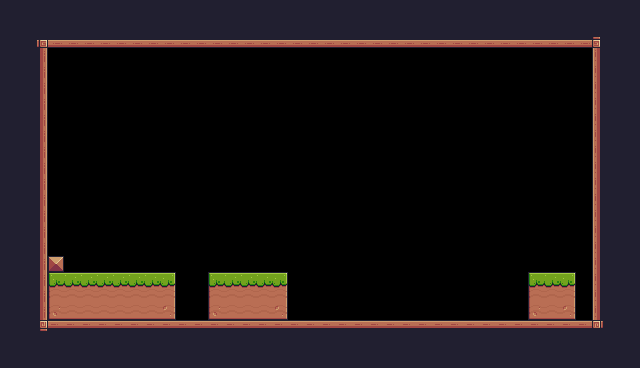

Rendered tile map (Tiled .tmx) drawn with the repository's tilesets; below, a short description and the full map source, tile grids included:
An orthogonal 40x23 tile map with 16x16 px tiles, 1 tile layer (Background) and 9 objects (Player).

<map version="1.10" tiledversion="1.10.2" orientation="orthogonal" renderorder="right-down" width="40" height="23" tilewidth="16" tileheight="16" infinite="0" nextlayerid="4" nextobjectid="31">
 <tileset firstgid="1" source="Pixel Adventure.tsx" />
 <layer id="1" name="Background" width="40" height="23">
  <properties>
   <property name="BackgroundColor" value="Blue" />
  </properties>
  <data encoding="csv">
24,24,24,24,24,24,24,24,24,24,24,24,24,24,24,24,24,24,24,24,24,24,24,24,24,24,24,24,24,24,24,24,24,24,24,24,24,24,24,24,
24,24,24,24,24,24,24,24,24,24,24,24,24,24,24,24,24,24,24,24,24,24,24,24,24,24,24,24,24,24,24,24,24,24,24,24,24,24,24,24,
24,24,92,134,134,134,134,134,134,134,134,134,134,134,134,134,134,134,134,134,134,134,134,134,134,134,134,134,134,134,134,134,134,134,134,134,134,93,24,24,
24,24,113,0,0,0,0,0,0,0,0,0,0,0,0,0,0,0,0,0,0,0,0,0,0,0,0,0,0,0,0,0,0,0,0,0,0,111,24,24,
24,24,113,0,0,0,0,0,0,0,0,0,0,0,0,0,0,0,0,0,0,0,0,0,0,0,0,0,0,0,0,0,0,0,0,0,0,111,24,24,
24,24,113,0,0,0,0,0,0,0,0,0,0,0,0,0,0,0,0,0,0,0,0,0,0,0,0,0,0,0,0,0,0,0,0,0,0,111,24,24,
24,24,113,0,0,0,0,0,0,0,0,0,0,0,0,0,0,0,0,0,0,0,0,0,0,0,0,0,0,0,0,0,0,0,0,0,0,111,24,24,
24,24,113,0,0,0,0,0,0,0,0,0,0,0,0,0,0,0,0,0,0,0,0,0,0,0,0,0,0,0,0,0,0,0,0,0,0,111,24,24,
24,24,113,0,0,0,0,0,0,0,0,0,0,0,0,0,0,0,0,0,0,0,0,0,0,0,0,0,0,0,0,0,0,0,0,0,0,111,24,24,
24,24,113,0,0,0,0,0,0,0,0,0,0,0,0,0,0,0,0,0,0,0,0,0,0,0,0,0,0,0,0,0,0,0,0,0,0,111,24,24,
24,24,113,0,0,0,0,0,0,0,0,0,0,0,0,0,0,0,0,0,0,0,0,0,0,0,0,0,0,0,0,0,0,0,0,0,0,111,24,24,
24,24,113,0,0,0,0,0,0,0,0,0,0,0,0,0,0,0,0,0,0,0,0,0,0,0,0,0,0,0,0,0,0,0,0,0,0,111,24,24,
24,24,113,0,0,0,0,0,0,0,0,0,0,0,0,0,0,0,0,0,0,0,0,0,0,0,0,0,0,0,0,0,0,0,0,0,0,111,24,24,
24,24,113,0,0,0,0,0,0,0,0,0,0,0,0,0,0,0,0,0,0,0,0,0,0,0,0,0,0,0,0,0,0,0,0,0,0,111,24,24,
24,24,113,0,0,0,0,0,0,0,0,0,0,0,0,0,0,0,0,0,0,0,0,0,0,0,0,0,0,0,0,0,0,0,0,0,0,111,24,24,
24,24,113,0,0,0,0,0,0,0,0,0,0,0,0,0,0,0,0,0,0,0,0,0,0,0,0,0,0,0,0,0,0,0,0,0,0,111,24,24,
24,24,113,35,0,0,0,0,0,0,0,0,0,0,0,0,0,0,0,0,0,0,0,0,0,0,0,0,0,0,0,0,0,0,0,0,0,111,24,24,
24,24,113,7,8,8,8,8,8,8,9,0,0,7,8,8,8,9,0,0,0,0,0,0,0,0,0,0,0,0,0,0,0,7,8,9,0,111,24,24,
24,24,113,29,30,30,30,30,30,30,31,0,0,29,30,30,30,31,0,0,0,0,0,0,0,0,0,0,0,0,0,0,0,29,30,31,0,111,24,24,
24,24,113,51,52,52,52,52,52,52,53,0,0,51,52,52,52,53,0,0,0,0,0,0,0,0,0,0,0,0,0,0,0,51,52,53,0,111,24,24,
24,24,114,90,90,90,90,90,90,90,90,90,90,90,90,90,90,90,90,90,90,90,90,90,90,90,90,90,90,90,90,90,90,90,90,90,90,115,24,24,
24,24,24,24,24,24,24,24,24,24,24,24,24,24,24,24,24,24,24,24,24,24,24,24,24,24,24,24,24,24,24,24,24,24,24,24,24,24,24,24,
24,24,24,24,24,24,24,24,24,24,24,24,24,24,24,24,24,24,24,24,24,24,24,24,24,24,24,24,24,24,24,24,24,24,24,24,24,24,24,24
</data>
 </layer>
 <objectgroup id="2" name="Spawnpoints">
  <object id="14" name="Player" type="Player" x="528" y="240" width="32" height="32" />
 </objectgroup>
 <objectgroup id="3" name="Collisions">
  <object id="23" x="48" y="320" width="560" height="16" />
  <object id="24" x="592" y="48" width="16" height="288" />
  <object id="25" x="32" y="48" width="16" height="288" />
  <object id="26" x="32" y="32" width="576" height="16" />
  <object id="27" x="528" y="272" width="48" height="48" />
  <object id="28" x="208" y="272" width="80" height="48" />
  <object id="29" x="48" y="272" width="128" height="48" />
  <object id="30" x="48" y="256" width="16" height="16" />
 </objectgroup>
</map>
